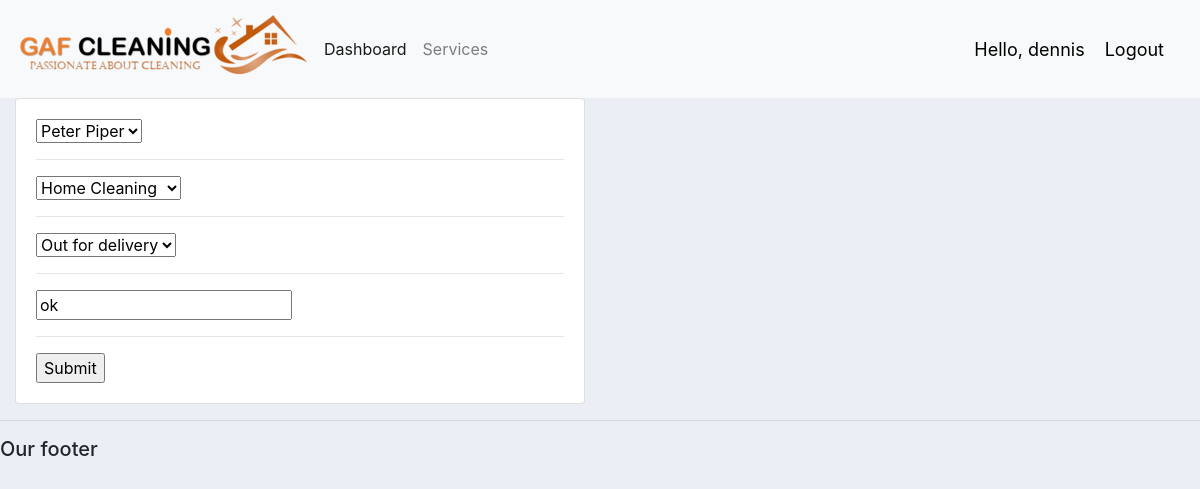
The page /update_order/1/ (signed in) on the database its author committed.
### accounts/views.py (the view)
@login_required(login_url='login')
def updateOrder(request, pk):
	l = ['Client Name: ', 'Service: ', 'Status: ']
	order = Order.objects.get(id=pk)
	form = OrderForm(instance=order, )
	if request.method == 'POST':
		form = OrderForm(request.POST, instance=order)
		if form.is_valid():
			form.save()
			return redirect('/')
	context = {'form':form , 'key': l}
	return render(request, 'accounts/order_form.html', context)

### accounts/forms.py
class OrderForm(ModelForm):
	class Meta:
		model = Order
		fields = '__all__'

### accounts/templates/accounts/order_form.html (shortened to what this page needs)
{%  extends 'accounts/main.html' %}
{% load static %}
{% block content %}
<div class="row">
	<div class="col-md-6">
		<div class="card card-body">
			<form action="" method="POST">
				{% for field in form %}
					{{field}}
					<hr>
				{% endfor%}
				<input type="submit" name="Submit">
			</form>
		</div>
	</div>
</div>
{% endblock %}

### accounts/templates/accounts/navbar.html (shortened to what this page needs)
{% load static %}
<nav class="navbar navbar-expand-lg navbar-light bg-light">
 <img src="{% static 'images/logo1.png' %}">
  <div class="collapse navbar-collapse" id="navbarNav">
    <ul class="navbar-nav">
      <li class="nav-item active">
        <a class="nav-link" href="{% url 'home' %}">Dashboard</a>
      </li>
      <li class="nav-item">
        <a class="nav-link" href="{% url 'products' %}">Services</a>
      </li>
    </ul>
  </div>
  <span class="hello-msg">Hello, {{request.user}}</span>
  <span ><a  class="hello-msg" href="{% url 'logout' %}">Logout</a></span>
</nav>

### static/css/main.css (style rules this page uses)
body { background-color: #ebeff5; }

### accounts/templates/accounts/navbar.html (style rules this page uses)
.hello-msg { font-size: 18px; color: black; margin-right: 20px; }

### rows shown on the page
Order: form "Peter Piper" "Home Cleaning" "Out for delivery" "ok"

### other values the page prints
{{ request.user }} "dennis"
